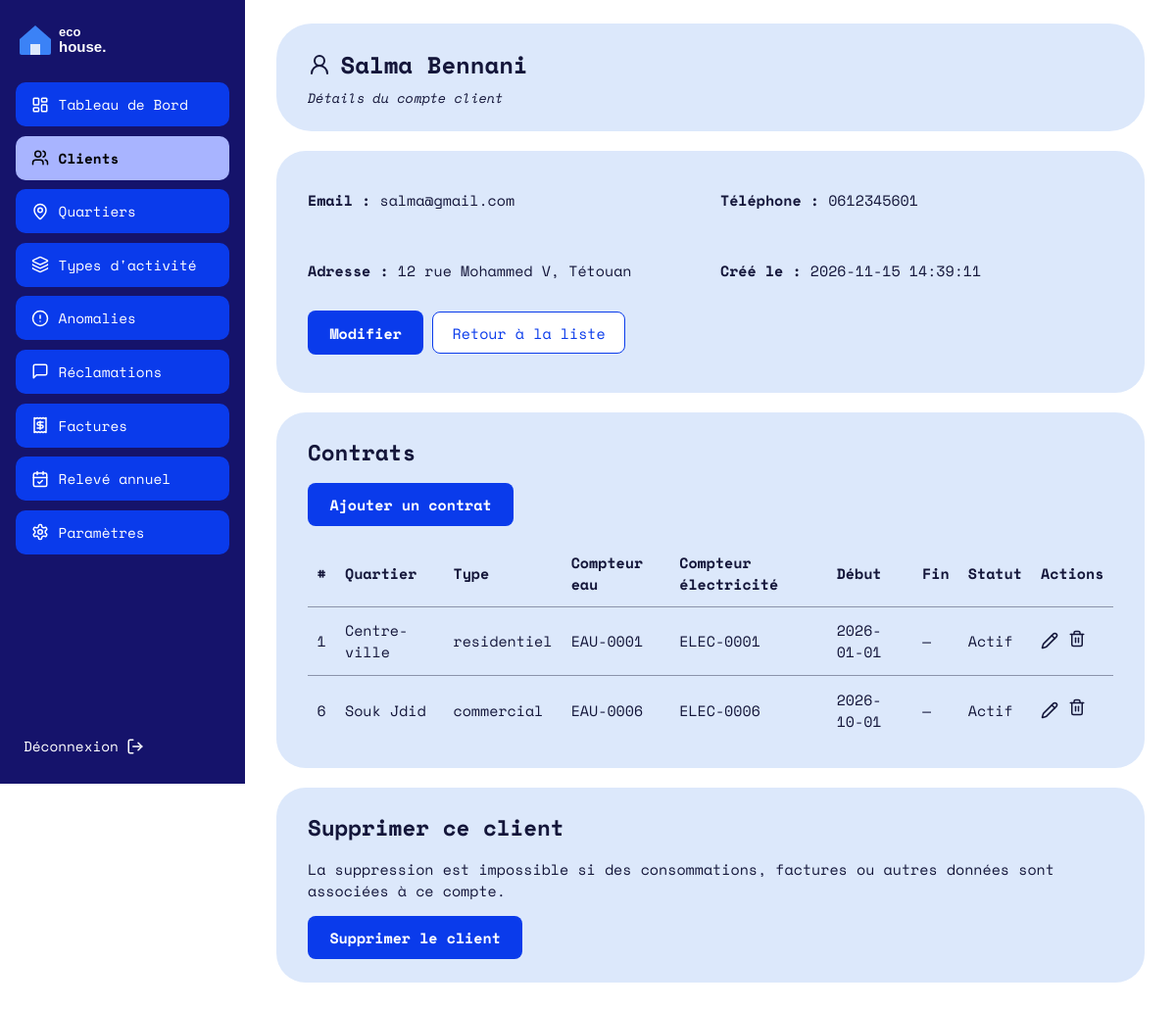
Screenshot of /Client/one/1 (signed in) with the database file from the repository.
### tables this page shows
CREATE TABLE `client` (
  `id` int(11) NOT NULL,
  `nom` varchar(100) NOT NULL,
  `prenom` varchar(100) NOT NULL,
  `adresse` varchar(255) DEFAULT NULL,
  `telephone` varchar(20) DEFAULT NULL,
  `email` varchar(150) NOT NULL,
  `mot_de_passe` varchar(255) NOT NULL,
  `date_creation` datetime DEFAULT current_timestamp()
);

CREATE TABLE `contrat` (
  `id` int(11) NOT NULL AUTO_INCREMENT,
  `id_client` int(11) NOT NULL,
  `id_quartier` int(11) NOT NULL,
  `num_compteur_eau` varchar(50) DEFAULT NULL,
  `num_compteur_elec` varchar(50) DEFAULT NULL,
  `index_initial_eau` decimal(10,2) NOT NULL DEFAULT 0.00,
  `index_initial_elec` decimal(10,2) NOT NULL DEFAULT 0.00,
  `date_debut` date NOT NULL DEFAULT curdate(),
  `date_fin` date DEFAULT NULL,
  `statut` enum('actif','resilie') NOT NULL DEFAULT 'actif',
  PRIMARY KEY (`id`),
  UNIQUE KEY `num_compteur_eau` (`num_compteur_eau`),
  UNIQUE KEY `num_compteur_elec` (`num_compteur_elec`),
  KEY `id_client` (`id_client`),
  KEY `id_quartier` (`id_quartier`),
   
  CONSTRAINT `contrat_ibfk_1` FOREIGN KEY (`id_client`) REFERENCES `client` (`id`),
  CONSTRAINT `contrat_ibfk_2` FOREIGN KEY (`id_quartier`) REFERENCES `quartier` (`id`)
);

CREATE TABLE `quartier` (
  `id` int(11) NOT NULL AUTO_INCREMENT,
  `nom` varchar(100) NOT NULL,
  `id_type_activite` int(11) NOT NULL,
  PRIMARY KEY (`id`),
  UNIQUE KEY `nom` (`nom`),
  KEY `id_type_activite` (`id_type_activite`),
  CONSTRAINT `quartier_ibfk_1` FOREIGN KEY (`id_type_activite`) REFERENCES `type_activite` (`id`)
);

CREATE TABLE `type_activite` (
  `id` int(11) NOT NULL AUTO_INCREMENT,
  `nom` varchar(50) NOT NULL,
  `seuil_eau` decimal(10,2) NOT NULL DEFAULT 50.00,     
  `seuil_elec` decimal(10,2) NOT NULL DEFAULT 500.00,   
  PRIMARY KEY (`id`),
  UNIQUE KEY `nom` (`nom`)
);

### Traitement/Client.php (called while the page is built, shortened)
<?php
function clientOne(int $id): void
{
    $client = bdClientOne($id);
    afficherVue('client/one.php', [
        'titre'   => 'Client ' . $client['prenom'] . ' ' . $client['nom'],
        'client'  => $client,
        'contrats' => bdContratsByClient($id),
    ]);
}

### index.php (called while the page is built, shortened)
<?php
require_once __DIR__ . '/BD/Connexion.php';
require_once __DIR__ . '/Traitement/Auth.php';
$url      = trim((string) ($_GET['url'] ?? ''), '/');
$segments = $url === '' ? ['Auth', 'login'] : explode('/', $url);
$entite = ucfirst(strtolower($segments[0]));
$action = strtolower($segments[1] ?? '');
$param  = $segments[2] ?? null;
$fonction = (PREFIXES[$entite] ?? strtolower($entite)) . ucfirst($action);
$rf   = new ReflectionFunction($fonction);
$args = [];
if ($rf->getNumberOfParameters() >= 1) {
    $type = $rf->getParameters()[0]->getType();
    if ($type instanceof ReflectionNamedType && $type->getName() === 'int') {
        $args[] = (int) $param;
    } elseif ($param !== null) {
        $args[] = preg_match('/^[a-z0-9_-]+$/i', $param) ? $param : '';
    }
} elseif ($param !== null) {
    afficher404();
}
$fonction(...$args);

### BD/Connexion.php (called while the page is built, shortened)
<?php
function getConnexion(): PDO
{
    static $pdo = null;
    if ($pdo instanceof PDO) {
        return $pdo;
    }
    $hote = 'localhost';
    $base = 'gestion_factures';
    $user = 'root';
    $mdp  = '';
    try {
        $pdo = new PDO("mysql:host=$hote;dbname=$base;charset=utf8mb4", $user, $mdp, [
            PDO::ATTR_ERRMODE            => PDO::ERRMODE_EXCEPTION,
            PDO::ATTR_DEFAULT_FETCH_MODE => PDO::FETCH_ASSOC,
            PDO::ATTR_EMULATE_PREPARES   => false,
        ]);
    } catch (PDOException $e) {
        http_response_code(500);
        exit('Connexion à la base impossible : MySQL est-il démarré et la base gestion_factures importée ?');
    }
    return $pdo;
}

### BD/Clients.php (called while the page is built, shortened)
<?php
function bdClientOne(int $id): array
{
    $sql = 'SELECT id, nom, prenom, adresse, telephone, email, date_creation
            FROM client
            WHERE id = ?';
    $st = getConnexion()->prepare($sql);
    $st->execute([$id]);
    return $st->fetch() ?: [];
}

### BD/Contrat.php (called while the page is built, shortened)
<?php
function bdContratsByClient(int $idClient): array
{
    $st = getConnexion()->prepare(
        BD_CONTRAT_SELECT . " WHERE c.id_client = ? ORDER BY c.statut = 'actif' DESC, c.id"
    );
    $st->execute([$idClient]);
    return $st->fetchAll();
}

### IHM/client/one.php (the view)
<?php
$e = fn($valeur) => htmlspecialchars((string) $valeur, ENT_QUOTES, 'UTF-8');
?>
<header class="carte carte-titre">
  <div>
    <h1><i data-lucide="user-round"></i> <?= $e($client['prenom'] . ' ' . $client['nom']) ?></h1>
    <p class="sous-titre">Détails du compte client</p>
  </div>
</header>
<section class="carte">
  <div class="grille-2">
    <p><strong>Email :</strong> <?= $e($client['email']) ?></p>
    <p><strong>Téléphone :</strong> <?= $e($client['telephone'] ?: '—') ?></p>
    <p><strong>Adresse :</strong> <?= $e($client['adresse'] ?: '—') ?></p>
    <p><strong>Créé le :</strong> <?= $e($client['date_creation'] ?: '—') ?></p>
  </div>
  <p>
    <a class="btn-principal" href="<?= BASE_URL ?>Client/update/<?= (int) $client['id'] ?>">Modifier</a>
    <a class="btn-secondaire" href="<?= BASE_URL ?>Client/all">Retour à la liste</a>
  </p>
</section>
<section class="carte">
  <h2>Contrats</h2>
  <p><a class="btn-principal" href="<?= BASE_URL ?>Contrat/add/<?= (int) $client['id'] ?>">Ajouter un contrat</a></p>
  <?php if (!$contrats): ?>
    <p>Aucun contrat pour ce client.</p>
  <?php else: ?>
    <div class="scroll-x">
      <table class="tableau">
        <thead>
          <tr>
            <th>#</th>
            <th>Quartier</th>
            <th>Type</th>
            <th>Compteur eau</th>
            <th>Compteur électricité</th>
            <th>Début</th>
            <th>Fin</th>
            <th>Statut</th>
            <th>Actions</th>
          </tr>
        </thead>
        <tbody>
          <?php foreach ($contrats as $contrat): ?>
            <tr>
              <td><?= (int) $contrat['id'] ?></td>
              <td><?= $e($contrat['quartier']) ?></td>
              <td><?= $e($contrat['type_activite']) ?></td>
              <td><?= $e($contrat['num_compteur_eau'] ?: '—') ?></td>
              <td><?= $e($contrat['num_compteur_elec'] ?: '—') ?></td>
              <td><?= $e($contrat['date_debut']) ?></td>
              <td><?= $e($contrat['date_fin'] ?: '—') ?></td>
              <td><?= $e($contrat['statut']) === 'resilie' ? 'Résilié' : 'Actif' ?></td>
              <td>
                <div class="actions">
                  <a href="<?= BASE_URL ?>Contrat/update/<?= (int) $contrat['id'] ?>" title="Modifier le contrat"><i data-lucide="pencil"></i></a>
                  <form method="post" action="<?= BASE_URL ?>Contrat/resilier/<?= (int) $contrat['id'] ?>" onsubmit="return confirm('Résilier ce contrat ?');" style="display:inline;">
                    <button type="submit" title="Résilier le contrat" aria-label="Résilier le contrat" style="background:none;border:none;padding:0;color:inherit;cursor:pointer;"><i data-lucide="trash-2"></i></button>
                  </form>
                </div>
              </td>
            </tr>
          <?php endforeach; ?>
        </tbody>
      </table>
    </div>
  <?php endif; ?>
</section>
<section class="carte">
  <h2>Supprimer ce client</h2>
  <p>La suppression est impossible si des consommations, factures ou autres données sont associées à ce compte.</p>
  <form method="post" action="<?= BASE_URL ?>Client/delete/<?= (int) $client['id'] ?>"
        onsubmit="return confirm('Confirmer la suppression de ce client ?');">
    <button class="btn-principal" type="submit">Supprimer le client</button>
  </form>
</section>

### IHM/layout/header.php (shortened to what this page needs)
<!DOCTYPE html>
<html lang="fr">
<head>
  <link rel="stylesheet" href="<?= BASE_URL ?>assets/css/style.css">
</head>
<body class="<?= $role ? 'espace' : 'public' ?>">
<div class="page">

### Traitement/Auth.php (shortened to what this page needs)
<?php
function afficherVue(string $vue, array $donnees = []): void
{
    $fichier = __DIR__ . '/../IHM/' . $vue;
    extract($donnees, EXTR_SKIP);
    $role  = $_SESSION['role'] ?? null;
    require __DIR__ . '/../IHM/layout/header.php';
    if ($role === 'client' || $role === 'fournisseur') {
        require __DIR__ . '/../IHM/layout/sidebar_' . $role . '.php';
        echo '<main class="contenu">';
    } else {
        echo '<main class="plein">';
    }
    require $fichier;
    require __DIR__ . '/../IHM/layout/footer.php';
}

### IHM/layout/sidebar_fournisseur.php (shortened to what this page needs)
<?php
$entiteCourante = $GLOBALS['routeCourante']['entite'] ?? '';
$menu = [
    ['Tableau de Bord',  'layout-dashboard', 'Dashboard/all',     $entiteCourante === 'Dashboard'],
    ['Clients',          'users',            'Client/all',        in_array($entiteCourante, ['Client', 'Contrat'], true)],
    ['Quartiers',        'map-pin',          'Quartier/all',      $entiteCourante === 'Quartier'],
    ['Types d\'activité','layers',           'TypeActivite/all',  in_array($entiteCourante, ['Typeactivite', 'Tranche'], true)],
    ['Anomalies',        'circle-alert',     'Anomalie/all',      $entiteCourante === 'Anomalie'],
    ['Réclamations',     'message-square',   'Reclamation/admin', $entiteCourante === 'Reclamation'],
    ['Factures',         'receipt',          'Facture/admin',     in_array($entiteCourante, ['Facture', 'Paiement'], true)],
    ['Relevé annuel',    'calendar-check',   'Annuelle/import',   $entiteCourante === 'Annuelle'],
    ['Paramètres',       'settings',         'Parametre/update',  $entiteCourante === 'Parametre'],
];
?>
<aside class="sidebar">
  <a class="logo" href="<?= BASE_URL ?>Client/all"><img src="<?= BASE_URL ?>assets/img/logo.svg" alt="eco house."></a>
  <nav>
    <?php foreach ($menu as [$libelle, $icone, $route, $actif]): ?>
      <a class="menu-btn<?= $actif ? ' actif' : '' ?>" href="<?= BASE_URL . $route ?>">
        <i data-lucide="<?= $icone ?>"></i><span><?= htmlspecialchars($libelle, ENT_QUOTES, 'UTF-8') ?></span>
      </a>
    <?php endforeach; ?>
  </nav>
  <a class="deconnexion" href="<?= BASE_URL ?>Auth/logout"><span>Déconnexion</span><i data-lucide="log-out"></i></a>
</aside>

### IHM/layout/footer.php (shortened to what this page needs)
  </main>
</div>
</body>
</html>

### assets/css/style.css (style rules this page uses)
:root { --marine:#15136B; --bleu:#0A3BEB; --bleu-clair:#A8B4FF; --carte:#DCE8FB; --cercle:#5B6CF5; --bordure:#D5DBE8; --filet:#8B93AA; --texte:#14163A; }
* { box-sizing:border-box }
body { margin:0;font-family:"Space Mono",ui-monospace,Consolas,monospace;color:var(--texte);background:#fff;font-size:15px }
h1,h2,h3 { margin:0;font-weight:700 }
a { color:var(--bleu) }
img { max-width:100% }
.page { display:flex;min-height:100vh }
.sidebar { width:250px;flex-shrink:0;background:var(--marine);color:#fff;display:flex;flex-direction:column;gap:1.5rem;padding:1.25rem 1rem;position:sticky;top:0;height:100vh }
.sidebar .logo img { height:40px;display:block }
.sidebar nav { display:flex;flex-direction:column;gap:.6rem }
.menu-btn { display:flex;align-items:center;gap:.6rem;background:var(--bleu);color:#fff;text-decoration:none;padding:.75rem 1rem;border-radius:10px;font-size:.9rem }
.menu-btn.actif { background:var(--bleu-clair);color:#000;font-weight:700 }
.menu-btn svg,.deconnexion svg { width:18px;height:18px }
.deconnexion { margin-top:auto;display:flex;align-items:center;gap:.5rem;color:#fff;text-decoration:none;font-size:.9rem;padding:.5rem }
.contenu { flex:1;min-width:0;padding:1.5rem 2rem }
.carte { background:var(--carte);border-radius:30px;padding:1.5rem 2rem;margin-bottom:1.25rem }
.carte-titre { border-radius:36px;display:flex;align-items:center;justify-content:space-between;gap:1rem }
.carte-titre h1 { font-size:1.5rem;display:flex;align-items:center;gap:.6rem }
.sous-titre { margin:.4rem 0 0;font-style:italic;font-size:.85rem }
.grille-2 { display:grid;grid-template-columns:1fr 1fr;gap:1.25rem }
.btn-principal { display:inline-block;background:var(--bleu);color:#fff;font:inherit;font-weight:700;border:0;border-radius:8px;padding:.7rem 1.4rem;cursor:pointer;text-decoration:none }
.btn-secondaire { display:inline-block;background:#fff;color:var(--bleu);font:inherit;border:1px solid var(--bleu);border-radius:8px;padding:.6rem 1.2rem;cursor:pointer;text-decoration:none }
.tableau { width:100%;border-collapse:collapse }
.tableau th { text-align:left;font-weight:700;padding:.7rem .6rem;border-bottom:1px solid var(--filet) }
.tableau td { padding:.8rem .6rem;border-bottom:1px solid var(--filet) }
.tableau tr:last-child td { border-bottom:0 }
.tableau .actions { display:flex;gap:.6rem;align-items:center }
.tableau .actions a,.tableau .actions button { color:var(--texte);background:none;border:0;padding:0;cursor:pointer;display:inline-flex }
.tableau svg { width:18px;height:18px }
.scroll-x { overflow-x:auto }

### rows the page displays
client: $e($client['prenom'] . ' ' . $client['nom']) "Salma Bennani", email "salma@gmail.com", telephone "0612345601", adresse "12 rue Mohammed V, Tétouan", date_creation "2026-11-15 14:39:11"
contrat: id "1", id_quartier.nom "Centre-ville", type_activite.nom "residentiel", num_compteur_eau "EAU-0001", num_compteur_elec "ELEC-0001", date_debut "2026-01-01", date_fin "—", statut "Actif"
contrat: id "6", id_quartier.nom "Souk Jdid", type_activite.nom "commercial", num_compteur_eau "EAU-0006", num_compteur_elec "ELEC-0006", date_debut "2026-10-01", date_fin "—", statut "Actif"

### other values shown
$libelle "Tableau de Bord"
$libelle "Clients"
$libelle "Quartiers"
$libelle "Types d'activité"
$libelle "Anomalies"
$libelle "Réclamations"
$libelle "Factures"
$libelle "Relevé annuel"
$libelle "Paramètres"
